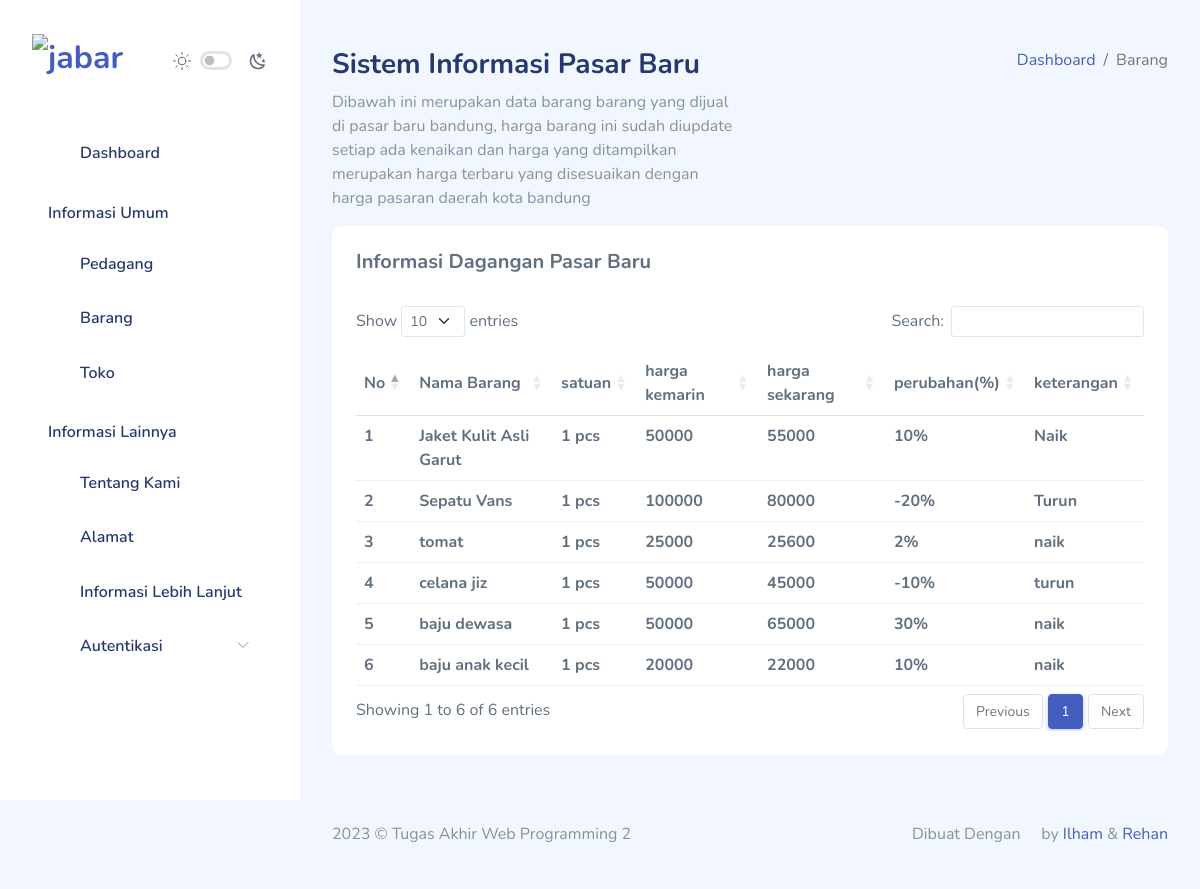
Screenshot of /barang.php with the database file from the repository.
### tables this page shows
CREATE TABLE `tp_harga` (
  `id_har` int(11) NOT NULL,
  `nama_barang` varchar(255) NOT NULL,
  `satuan` varchar(255) NOT NULL,
  `harga_kemarin` int(255) NOT NULL,
  `harga_sekarang` int(255) NOT NULL,
  `perubahan` int(255) NOT NULL,
  `keterangan` varchar(255) NOT NULL
);

### barang.php (the view, shortened to what this page needs)
<?php
include 'koneksi.php';
if (isset($_GET['cari'])) {
  $cari = $_GET['key'];
  $sql = "SELECT * FROM tp_harga WHERE nama_barang like '%$cari%'";
} else {
  $sql = "SELECT * FROM tp_harga ORDER by id_har DESC";
}
$result = $konek->query($sql);
?>
<!DOCTYPE html>
<html lang="en">
<head>
<link rel="stylesheet" href="assets/extensions/datatables.net-bs5/css/dataTables.bootstrap5.min.css">
  <link rel="stylesheet" href="./assets/compiled/css/table-datatable-jquery.css">
  <link rel="stylesheet" href="./assets/compiled/css/app.css">
  <link rel="stylesheet" href="./assets/compiled/css/app-dark.css">
</head>
<body>
    <div id="app">
        <div id="sidebar">
            <div class="sidebar-wrapper active">
    <div class="sidebar-header position-relative">
            <div class="d-flex justify-content-between align-items-center">
              <div class="logo">
                <a href="index.php"
                  ><img
                    src="./assets/compiled/svg/jabar.svg"
                    alt="jabar"
                    srcset=""
                /></a>
              </div>
              <div class="theme-toggle d-flex gap-2 align-items-center mt-2">
                <div class="form-check form-switch fs-6">
                  <input
                    class="form-check-input me-0"
                    type="checkbox"
                    id="toggle-dark"
                    style="cursor: pointer"
                  />
                </div>
              </div>
            </div>
          </div>
    <div class="sidebar-menu">
            <ul class="menu">
             <?php if (isset($_SESSION['status']) == 'login') { ?>
              <li class="sidebar-item">
                <a href="dashboardadmin.php" class="sidebar-link">
                  <i class="bi bi-grid-fill"></i>
                  <span>Dashboard</span>
                </a>
              </li>
              <?php } else { ?>
                 <li class="sidebar-item">
                <a href="index.php" class="sidebar-link">
                  <i class="bi bi-grid-fill"></i>
                  <span>Dashboard</span>
                </a>
              </li>
                <?php } ?>
              <li class="sidebar-title">Informasi Umum</li>
              <?php if (isset($_SESSION['status']) == 'login') { ?>
              <li class="sidebar-item">
                <a href="pedagang.php" class="sidebar-link">
                  <i class="bi bi-person-raised-hand"></i>
                  <span>Pedagang</span>
                </a>
              </li>
              <?php } else { ?>
                <li class="sidebar-item">
                <a href="pedagang.php" class="sidebar-link">
                  <i class="bi bi-person-raised-hand"></i>
                  <span>Pedagang</span>
                </a>
              </li>
              <?php } ?>
              <?php if (isset($_SESSION['status']) == 'login') { ?>
              <li class="sidebar-item">
                <a href="barang.php" class="sidebar-link">
                  <i class="bi bi-cart3"></i>
                  <span>Barang</span>
                </a>
              </li>
              <?php } else { ?>
                <li class="sidebar-item">
                <a href="barang.php" class="sidebar-link">
                  <i class="bi bi-cart3"></i>
                  <span>Barang</span>
                </a>
              </li><?php } ?>
              <?php if (isset($_SESSION['status']) == 'login') { ?>
              <li class="sidebar-item">
                <a href="toko.php" class="sidebar-link">
                  <i class="bi bi-shop"></i>
                  <span>Toko</span>
                </a>
              </li>
              <?php } else { ?>
                 <li class="sidebar-item">
                <a href="toko.php" class="sidebar-link">
                  <i class="bi bi-shop"></i>
                  <span>Toko</span>
                </a>
              </li>
              <?php } ?>
              <li class="sidebar-title">Informasi Lainnya</li>
              <?php if (isset($_SESSION['status']) == 'login') { ?>
              <li class="sidebar-item">
                <a href="tentangkami.php" class="sidebar-link">
                  <i class="bi bi-wechat"></i>
                  <span>Tentang Kami</span>
                </a>
              </li>
              <?php } else { ?>
                <li class="sidebar-item">
                <a href="tentangkami.php" class="sidebar-link">
                  <i class="bi bi-wechat"></i>
                  <span>Tentang Kami</span>
                </a>
              </li>
              <?php } ?>
              <?php if (isset($_SESSION['status']) == 'login') { ?>
              <li class="sidebar-item">
                <a href="maps.php" class="sidebar-link">
                  <i class="bi bi-map-fill"></i>
                  <span>Alamat</span>
                </a>
              </li>
              <?php } else { ?>
                <li class="sidebar-item">
                <a href="maps.php" class="sidebar-link">
                  <i class="bi bi-map-fill"></i>
                  <span>Alamat</span>
                </a>
              </li>
              <?php } ?>
              <?php if (isset($_SESSION['status']) == 'login') { ?>
              <li class="sidebar-item">
                <a href="sosialmedia.php" class="sidebar-link">
                  <i class="bi bi-share"></i>
                  <span>Informasi Lebih Lanjut</span>
                </a>
                <?php } else { ?>
                  <li class="sidebar-item">
                <a href="sosialmedia.php" class="sidebar-link">
                  <i class="bi bi-share"></i>
                  <span>Informasi Lebih Lanjut</span>
                </a>
                <?php } ?>
              <li class="sidebar-item has-sub">
                <a href="#" class="sidebar-link">
                  <i class="bi bi-person-badge-fill"></i>
                  <span>Autentikasi</span>
                </a>
              </li>
            </ul>
          </div>
        </div>
      </div>
</div>
        <div id="main">
<div class="page-heading">
    <div class="page-title">
        <div class="row">
            <div class="col-12 col-md-6 order-md-1 order-last">
                <h3>Sistem Informasi Pasar Baru</h3>
                <p class="text-subtitle text-muted"> Dibawah ini merupakan data barang barang yang dijual di pasar baru bandung, harga barang ini sudah diupdate setiap ada kenaikan dan harga yang ditampilkan merupakan harga terbaru yang disesuaikan dengan harga pasaran daerah kota bandung</p>
            </div>
            <div class="col-12 col-md-6 order-md-2 order-first">
                <nav aria-label="breadcrumb" class="breadcrumb-header float-start float-lg-end">
                    <ol class="breadcrumb">
                        <li class="breadcrumb-item"><a href="index.php">Dashboard</a></li>
                        <li class="breadcrumb-item active" aria-current="page">Barang</li>
                    </ol>
                </nav>
            </div>
        </div>
    </div>
    <section class="section">
        <div class="card">
            <div class="card-header">
                <h5 class="card-title">
                    Informasi Dagangan Pasar Baru
                </h5>
            </div>
            <div class="card-body">
                <div class="table-responsive">
                    <table class="table" id="table1">
                        <thead>
                    <tr>
                      <th>No</th>
                      <th>Nama Barang</th>
                      <th>satuan</th>
                      <th>harga kemarin</th>
                      <th>harga sekarang</th>
                      <th>perubahan(%)</th>
                      <th>keterangan</th>
                    </tr>
                  </thead>
                  <tbody>
                    <?php $no = 1 ?>
                    <?php if ($result->num_rows > 0) { ?>
                      <?php while ($row = $result->fetch_assoc()) { ?>
                        <tr>
                          <th><?= $no ?> </th>
                          <th><?= $row['nama_barang'] ?> </th>
                          <th><?= $row['satuan'] ?> pcs </th>
                          <th><?= $row['harga_kemarin'] ?> </th>
                          <th><?= $row['harga_sekarang'] ?> </th>
                          <th><?= $row['perubahan'] ?>%</th>
                          <th><?= $row['keterangan'] ?> </th>
                          <?php $no++ ?>
                        </tr>
                      <?php } ?>
                    <?php } ?>
                  </tbody>
                    </table>
                </div>
            </div>
        </div>
    </section>
</div>
       <footer>
          <div class="footer clearfix mb-0 text-muted">
            <div class="float-start">
              <p>2023 &copy; Tugas Akhir Web Programming 2</p>
            </div>
            <div class="float-end">
              <p>
                Dibuat Dengan
                <span class="text-danger"><i class="bi bi-fire"></i></span>
                by <a href="https://github.com/7fadillahIl">Ilham</a> &amp;
                <a href="https://www.instagram.com/rehan_alif_albani123/"
                  >Rehan</a
                >
              </p>
            </div>
          </div>
        </footer>
        </div>
</body>
</html>

### rows the page displays
tp_harga: nama_barang "Jaket Kulit Asli Garut", satuan "1", harga_kemarin "50000", harga_sekarang "55000", perubahan "10", keterangan "Naik"
tp_harga: nama_barang "Sepatu Vans", satuan "1", harga_kemarin "100000", harga_sekarang "80000", perubahan "-20", keterangan "Turun"
tp_harga: nama_barang "tomat", satuan "1", harga_kemarin "25000", harga_sekarang "25600", perubahan "2", keterangan "naik"
tp_harga: nama_barang "celana jiz", satuan "1", harga_kemarin "50000", harga_sekarang "45000", perubahan "-10", keterangan "turun"
tp_harga: nama_barang "baju dewasa", satuan "1", harga_kemarin "50000", harga_sekarang "65000", perubahan "30", keterangan "naik"
tp_harga: nama_barang "baju anak kecil", satuan "1", harga_kemarin "20000", harga_sekarang "22000", perubahan "10", keterangan "naik"
